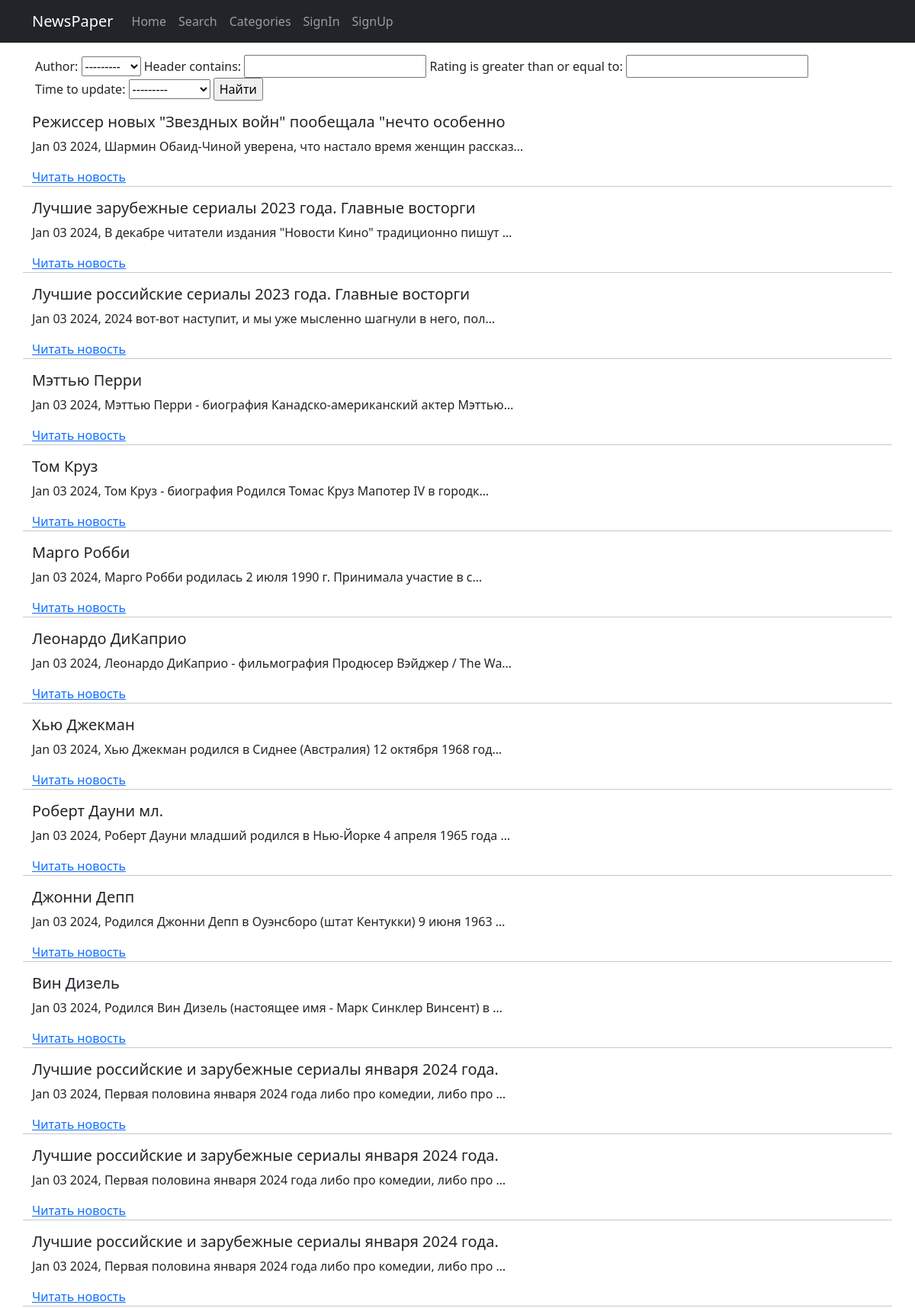
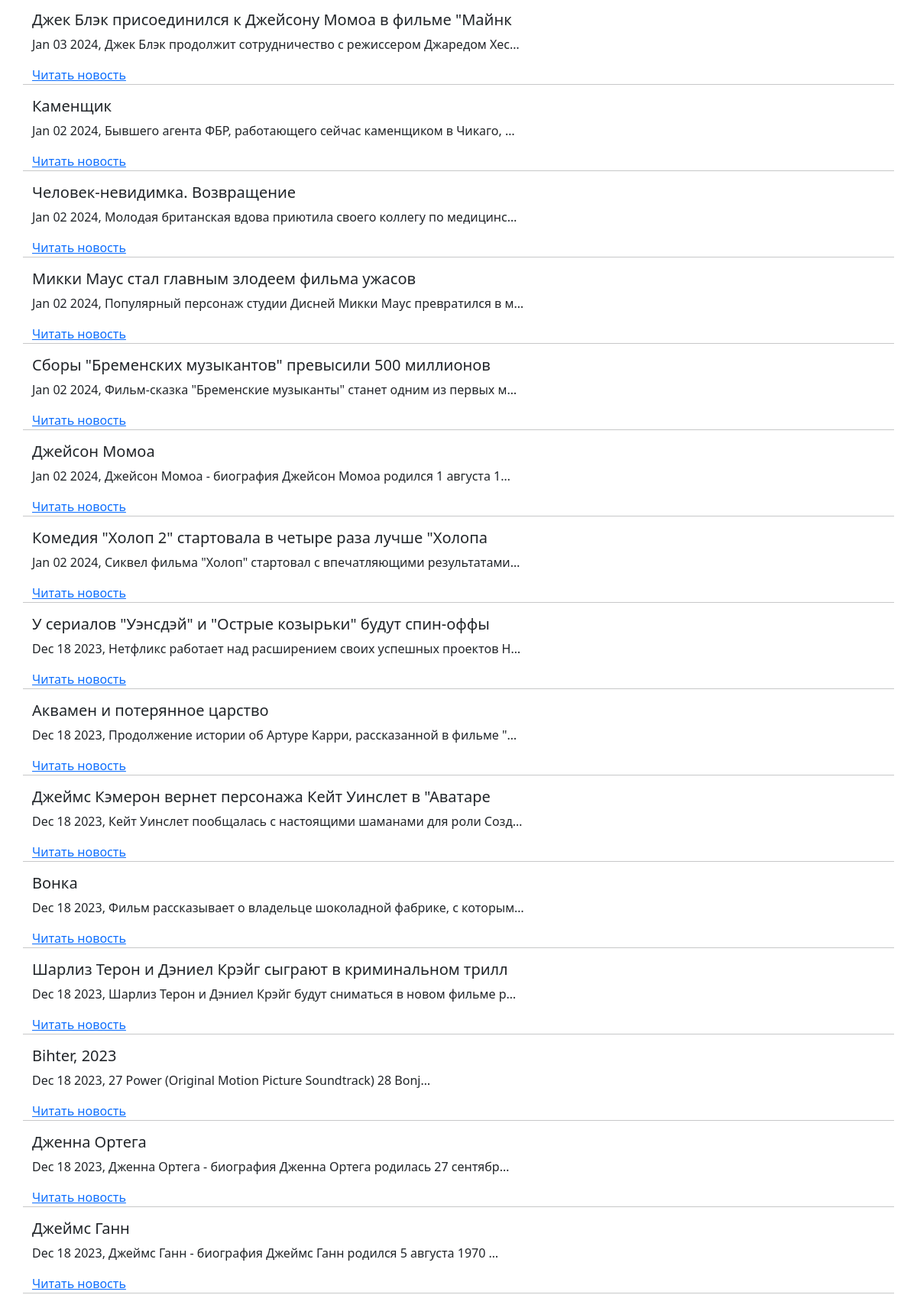
The app's page /news/search/ (upper part) with its own data (2 pictures, top to bottom).
### news/models.py (models this page shows, shortened)
class Post(models.Model, Grade):
    note = models.CharField(max_length=2, choices=NOTES, default=news)
    time_to_create = models.DateTimeField(auto_now_add=True)
    time_to_update = models.DateTimeField(auto_now=True)
    header = models.CharField(max_length=56)
    text = models.TextField()
    rating = models.IntegerField(default=0)
    author = models.ForeignKey('Author', on_delete=models.CASCADE)
    categories = models.ManyToManyField('Category', through='PostCategory')

### news/views.py (the view)
# urls.py: path('search/', NewsSearchView.as_view(), name='news_search'),
class NewsSearchView(BecameAuthor, ListView):
    model = Post
    template_name = 'news/search.html'
    context_object_name = 'search'
    ordering = ['-time_to_update']
    def get_filter(self):
        return PostFilter(self.request.GET, queryset=super().get_queryset())
    def get_queryset(self):
        return self.get_filter().qs
    def get_context_data(self, *args, **kwargs):
        return {
            **super().get_context_data(*args, **kwargs),
            'filter': self.get_filter()
        }

### news/models.py (called while the page is built)
    def __str__(self):
        return self.user.username

### news/templatetags/censor_filters.py (called while the page is built)
@register.filter()
def censor_filter(cens_str: str) -> str:
    try:
        if not isinstance(cens_str, str):
            raise ValueError
        cens_str_low = cens_str.lower()
        for word in censor_tuple:
            if word in cens_str_low:
                word_v = f"{word[0]}{'*'*(len(word)-1)}"
                for _ in range(cens_str_low.count(word)):
                    word_i = cens_str_low.index(word)
                    word_cens_str = cens_str[word_i:(word_i+len(word))]
                    cens_str = cens_str.replace(word_cens_str, word_v)
                    cens_str_low = cens_str.lower()
    except ValueError:
        print('Censor filter is used with str obj!')
    return cens_str

### news/views.py (called while the page is built)
    def get_context_data(self, **kwargs):
        context = super().get_context_data(**kwargs)
        context['is_not_authors'] = not self.request.user.groups.filter(
            name='authors').exists()
        context['is_authors'] = self.request.user.groups.filter(
            name='authors').exists()
        return context

### templates/news/search.html (shortened to what this page needs)
{% extends 'flatpages/default.html' %}
{% load censor_filters %}
{% block content %}
  <div style="padding: 1rem">
    <form method="GET">
      {{ filter.form }}
      <input type="submit" value="Найти">
    </form>
  </div>
  {% for n in search %}
    <h5>{{ n.header|censor_filter }}</h5>
    <p>{{ n.time_to_update|date:'M d Y' }}, {{ n.text|truncatechars:61|censor_filter }}</p>
    <a href="{% url 'news_detail' n.pk %}">Читать новость</a>
    {% if not forloop.last %}
    <hr>
    {% endif %}
  {% empty %}
    <h2 style="text-align: center; margin-top: 20px">No matching news</h2>
  {% endfor %}
{% endblock content %}

### records on screen
Post: header|censor_filter "Режиссер новых \"Звездных войн\" пообещала \"нечто особенно", time_to_update "Jan 03 2024", text|censor_filter "Шармин Обаид-Чиной уверена, что настало время женщин рассказ…"
Post: header|censor_filter "Лучшие зарубежные сериалы 2023 года. Главные восторги", time_to_update "Jan 03 2024", text|censor_filter "В декабре читатели издания \"Новости Кино\" традиционно пишут …"
Post: header|censor_filter "Лучшие российские сериалы 2023 года. Главные восторги", time_to_update "Jan 03 2024", text|censor_filter "2024 вот-вот наступит, и мы уже мысленно шагнули в него, пол…"
Post: header|censor_filter "Мэттью Перри", time_to_update "Jan 03 2024", text|censor_filter "Мэттью Перри - биография Канадско-американский актер Мэттью…"
Post: header|censor_filter "Том Круз", time_to_update "Jan 03 2024", text|censor_filter "Том Круз - биография Родился Томас Круз Мапотер IV в городк…"
Post: header|censor_filter "Марго Робби", time_to_update "Jan 03 2024", text|censor_filter "Марго Робби родилась 2 июля 1990 г. Принимала участие в с…"
Post: header|censor_filter "Леонардо ДиКаприо", time_to_update "Jan 03 2024", text|censor_filter "Леонардо ДиКаприо - фильмография Продюсер Вэйджер / The Wa…"
Post: header|censor_filter "Хью Джекман", time_to_update "Jan 03 2024", text|censor_filter "Хью Джекман родился в Сиднее (Австралия) 12 октября 1968 год…"
Post: header|censor_filter "Роберт Дауни мл.", time_to_update "Jan 03 2024", text|censor_filter "Роберт Дауни младший родился в Нью-Йорке 4 апреля 1965 года …"
Post: header|censor_filter "Джонни Депп", time_to_update "Jan 03 2024", text|censor_filter "Родился Джонни Депп в Оуэнсборо (штат Кентукки) 9 июня 1963 …"
Post: header|censor_filter "Вин Дизель", time_to_update "Jan 03 2024", text|censor_filter "Родился Вин Дизель (настоящее имя - Марк Синклер Винсент) в …"
Post: header|censor_filter "Лучшие российские и зарубежные сериалы января 2024 года.", time_to_update "Jan 03 2024", text|censor_filter "Первая половина января 2024 года либо про комедии, либо про …"
Post: header|censor_filter "Лучшие российские и зарубежные сериалы января 2024 года.", time_to_update "Jan 03 2024", text|censor_filter "Первая половина января 2024 года либо про комедии, либо про …"
Post: header|censor_filter "Лучшие российские и зарубежные сериалы января 2024 года.", time_to_update "Jan 03 2024", text|censor_filter "Первая половина января 2024 года либо про комедии, либо про …"
Post: header|censor_filter "Джек Блэк присоединился к Джейсону Момоа в фильме \"Майнк", time_to_update "Jan 03 2024", text|censor_filter "Джек Блэк продолжит сотрудничество с режиссером Джаредом Хес…"
Post: header|censor_filter "Каменщик", time_to_update "Jan 02 2024", text|censor_filter "Бывшего агента ФБР, работающего сейчас каменщиком в Чикаго, …"
Post: header|censor_filter "Человек-невидимка. Возвращение", time_to_update "Jan 02 2024", text|censor_filter "Молодая британская вдова приютила своего коллегу по медицинс…"
Post: header|censor_filter "Микки Маус стал главным злодеем фильма ужасов", time_to_update "Jan 02 2024", text|censor_filter "Популярный персонаж студии Дисней Микки Маус превратился в м…"
Post: header|censor_filter "Сборы \"Бременских музыкантов\" превысили 500 миллионов", time_to_update "Jan 02 2024", text|censor_filter "Фильм-сказка \"Бременские музыканты\" станет одним из первых м…"
Post: header|censor_filter "Джейсон Момоа", time_to_update "Jan 02 2024", text|censor_filter "Джейсон Момоа - биография Джейсон Момоа родился 1 августа 1…"
Post: header|censor_filter "Комедия \"Холоп 2\" стартовала в четыре раза лучше \"Холопа", time_to_update "Jan 02 2024", text|censor_filter "Сиквел фильма \"Холоп\" стартовал с впечатляющими результатами…"
Post: header|censor_filter "У сериалов \"Уэнсдэй\" и \"Острые козырьки\" будут спин-оффы", time_to_update "Dec 18 2023", text|censor_filter "Нетфликс работает над расширением своих успешных проектов Н…"
Post: header|censor_filter "Аквамен и потерянное царство", time_to_update "Dec 18 2023", text|censor_filter "Продолжение истории об Артуре Карри, рассказанной в фильме \"…"
Post: header|censor_filter "Джеймс Кэмерон вернет персонажа Кейт Уинслет в \"Аватаре", time_to_update "Dec 18 2023", text|censor_filter "Кейт Уинслет пообщалась с настоящими шаманами для роли Созд…"
Post: header|censor_filter "Вонка", time_to_update "Dec 18 2023", text|censor_filter "Фильм рассказывает о владельце шоколадной фабрике, с которым…"
Post: header|censor_filter "Шарлиз Терон и Дэниел Крэйг сыграют в криминальном трилл", time_to_update "Dec 18 2023", text|censor_filter "Шарлиз Терон и Дэниел Крэйг будут сниматься в новом фильме р…"
Post: header|censor_filter "Bihter, 2023", time_to_update "Dec 18 2023", text|censor_filter "27 Power (Original Motion Picture Soundtrack) 28 Bonj…"
Post: header|censor_filter "Дженна Ортега", time_to_update "Dec 18 2023", text|censor_filter "Дженна Ортега - биография Дженна Ортега родилась 27 сентябр…"
Post: header|censor_filter "Джеймс Ганн", time_to_update "Dec 18 2023", text|censor_filter "Джеймс Ганн - биография Джеймс Ганн родился 5 августа 1970 …"
